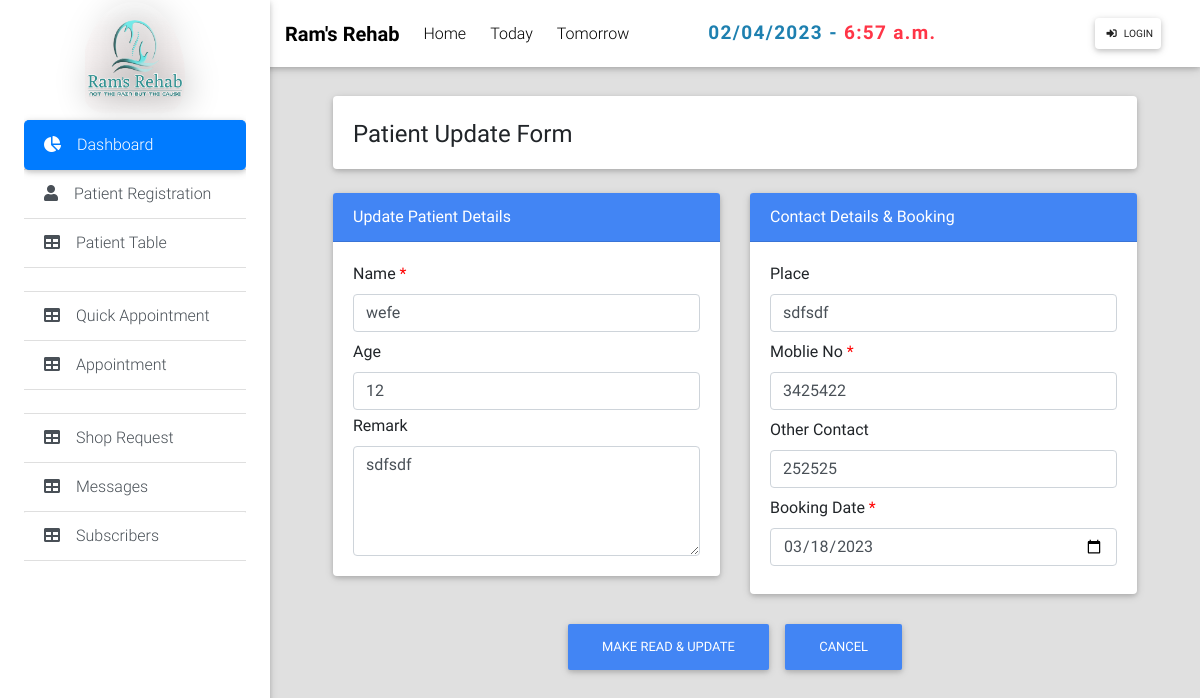
The app's page /administration/patent/2/edit/ with its own data.
### AdministrationApp/models.py (models this page shows, shortened)
class PatentRegistration(models.Model):
    name = models.CharField(max_length=400, null=True, blank=True)
    age = models.CharField(max_length=400, null=True, blank=True)
    remark = models.CharField(max_length=1000, null=True, blank=True)
    place = models.CharField(max_length=400, null=True, blank=True)
    mobile = models.CharField(max_length=400, null=True, blank=True)
    other_contact = models.CharField(max_length=400, null=True, blank=True)
    booking_date = models.DateField(null=True, blank=True)
    submit_date = models.DateField(null=True, blank=True)
    flag = models.BooleanField(default=False,null=True,blank=True)

### AdministrationApp/views.py (the view, shortened to what this page needs)
# urls.py: path('patent/<int:id>/edit/', PatentEditView, name='patent_edit'),
def PatentEditView(request,id):
    data = models.PatentRegistration.objects.get(id=id)
    context = {
        'data':data,
        'today_date':datetime.today().date(),
        'current_time':datetime.now().time()
    }
    html = 'administration/forms/patent_edit_form.html'
    return render(request,html,context)

### AdministrationApp/templates/administration/forms/patent_edit_form.html (shortened to what this page needs)
{% extends 'administration/admin_base.html' %}
{% load static %}
{% block content %}
<main class="pt-5 mx-lg-5">
  <div class="container-fluid mt-5">
    <div class="card mb-4 wow fadeIn">
        <div class="card-body d-sm-flex justify-content-between">
          <h4 class="mb-2 mb-sm-0 pt-1">
              <span>Patient Update Form</span>
          </h4>
        </div>
    </div>
    <form action="" method="POST">
    <div class="row wow fadeIn">
         <div class="col-md-6">
         <div class="card mb-4">
            <div class="card-header text-white bg-primary">Update Patient Details</div>
            <div class="card-body">
               <div class="list-group list-group-flush">
                  <div class="form-outline">
                     <label class="form-label" for="typeText1">Name <span style="color: red;">*</span></label>
                     <input name="name" value="{{ data.name }}" type="text" id="typeText1" class="form-control" />
                  </div>
                  <div class="form-outline mt-2">
                     <label class="form-label" for="typeText2">Age</label>
                     <input name="age" value="{{ data.age }}" type="text" id="typeText2" class="form-control" />
                  </div>
                  <div class="form-outline mt-1">
                     <label class="form-label" for="textAreaExample">Remark</label>
                     <textarea name="remark" class="form-control" id="textAreaExample" rows="4">{{ data.remark }}</textarea>
                  </div>
               </div>
            </div>
         </div>
         </div>
         <div class="col-md-6">
            <div class="card mb-4">
               <div class="card-header text-white bg-primary">Contact Details & Booking</div>
            <div class="card-body">
               <div class="list-group list-group-flush">
                  <div class="form-outline">
                     <label class="form-label" for="typeText3">Place</label>
                     <input name="place" value="{{ data.place }}" type="text" id="typeText3" class="form-control" />
                  </div>
                  <div class="form-outline mt-2">
                     <label class="form-label" for="typeText4">Moblie No <span style="color: red;">*</span></label>
                     <input name="mobile" value="{{ data.mobile }}" type="text" id="typeText4" class="form-control" />
                  </div>
                  <div class="form-outline mt-2">
                     <label class="form-label" for="typeText5">Other Contact</label>
                     <input name="other_contact" value="{{ data.other_contact }}" type="text" id="typeText5" class="form-control" />
                  </div>
                  <div class="form-outline mt-2 pb-2">
                     <label class="form-label" for="typeText6">Booking Date <span style="color: red;">*</span></label>
                     <input name="booking_date" type="date" value="{{ data.booking_date | date:'Y-m-d' }}" data-mask="99/99/9999"  id="typeText6" class="form-control" />
                  </div>
               </div>
            </div>
            </div>
         </div>
         <div class="col-md-8 d-flex  justify-content-center mx-auto" >
            <div class=" mb-5">
               <button type="submit" class="btn btn-primary">Make Read & Update </button>
               <a href="{% url 'patent_table' %}" type="button" class="btn btn-primary">Cancel</a>
            </div>
         </div>
    </div>
   </form>
  </div>
</main>
{% endblock %}

### records on screen
PatentRegistration: name "wefe", age "12", remark "sdfsdf", place "sdfsdf", mobile "3425422", other_contact "252525", booking_date "03/18/2023"

### other values on screen
{{ current_time }} "6:57 a.m."
